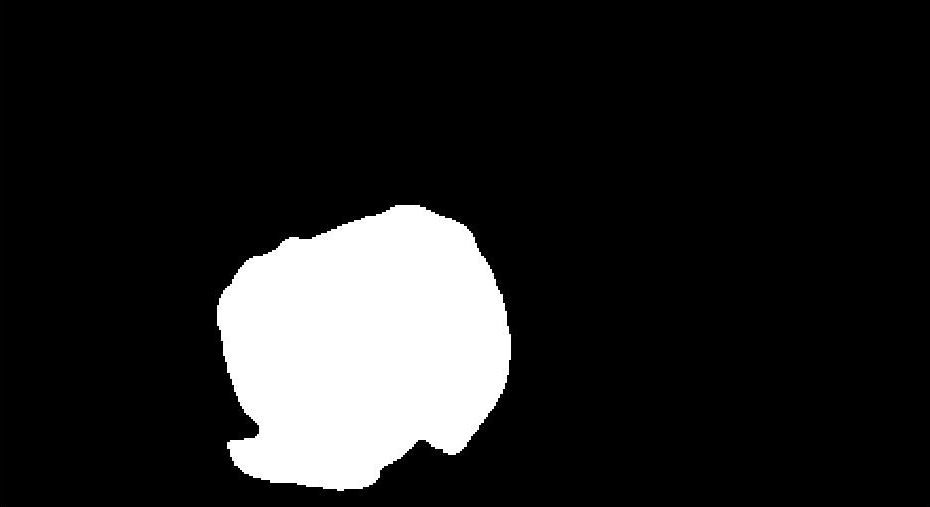
%> input picture Edge Detection/cyclone.jpg, 930 x 507 px
$ octave edge_detection.m   (GNU Octave 9; MATLAB toolbox functions it lacks are replaced by stand-ins)
%> lines starting %> are read from the running program, lines starting %| are printed output that depends on the picture; in (x1, y1, x2, y2) boxes, pixels count from 0 and x2, y2 are one past the last pixel; in counts of white or black regions, pixels touching at a corner belong together; the program's own positions count from 1
 cface1 = imread('cyclone.jpg');
%> cface1 is the input picture: size 507x930x3 uint8; min 0, max 255, mean 34.3
 cface2 = imread('cyclone.jpg');
 thresh = [0.1 0.11];

 gface1 = rgb2gray(cface1);
 gface2 = rgb2gray(cface2);

 L = medfilt2( gface1,[15 15]);
 M = medfilt2( gface2,[17 17]);

 subplot(241);
 imshow(gface1);
 subplot(242);
 imshow(L);
 edgface1 = edge(L,'canny',thresh);
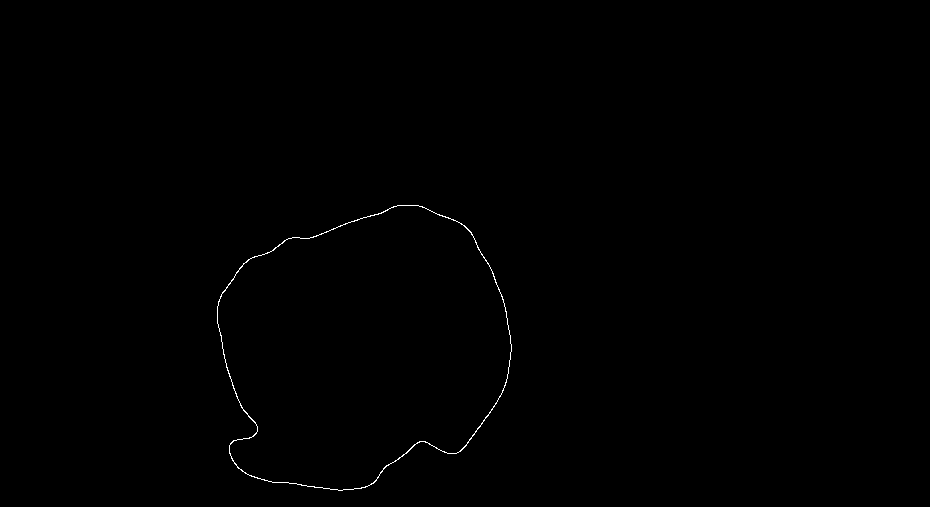
%> edgface1: size 507x930 logical; 0.23% white in thin lines or dots, all inside (x1, y1, x2, y2) = (217, 205, 512, 491)
 subplot(243);
 imshow(edgface1);
 subplot(244);
 imhist(edgface1);

 subplot(245);
 imshow(gface2);
 subplot(246);
 imshow(M);
 edgface2 = edge(M,'canny',thresh);
%> edgface2: size 507x930 logical; 0.23% white in thin lines or dots, all inside (x1, y1, x2, y2) = (217, 205, 512, 490)
 subplot(247);
 imshow(edgface2);
 subplot(248);
 imhist(edgface2);
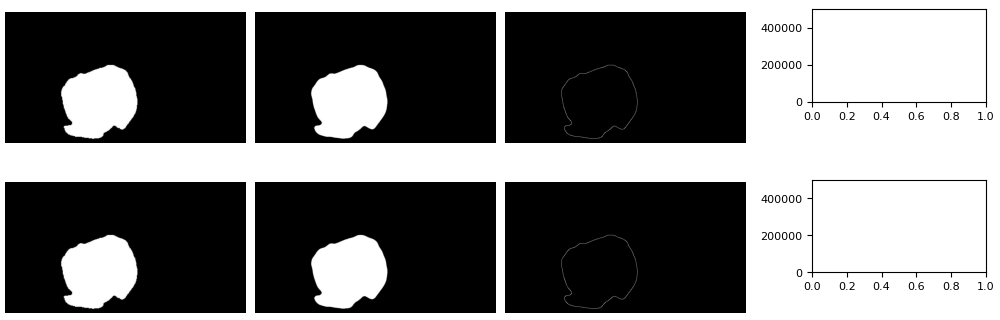
%> figure redrawn from the program's plot data, 8 panels
